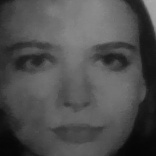
#> input picture DataSet/User.0.15.jpg, 156 x 156 px, found by its file name; its folder holds only this picture in this run
$ python trainner.py
#> lines starting #> are read from the running program, lines starting #| are printed output that depends on the picture
import cv2
import numpy as np
import os

# Загрузите каскадный классификатор для обнаружения лиц
face_classifier = cv2.CascadeClassifier('haarcascade_frontalface_default.xml')

# Укажите путь к папке, где хранятся изображения
data_path = 'DataSet'

# Создайте два списка для хранения данных для обучения и связанных с ними меток
training_data, labels = [], []

# Перебирайте файлы в папке и находите изображения лиц с соответствующими метками
for filename in os.listdir(data_path):
    if filename.startswith('.'):
        print('Пропуск системного файла')  # Пропустить системные файлы
        continue

    file_parts = filename.split('.')  # Разделите имя файла на части
    if len(file_parts) != 4 or file_parts[0] != 'User':
        continue  # Ожидается имя файла в формате "User.ID.NUM.jpg"

    f_id = file_parts[1]  # Извлекаем метку пользователя из имени файла
    img_path = os.path.join(data_path, filename)  # Создаем путь к изображению
    print('img_path:', img_path)
    print('f_id:', f_id)

    test_img = cv2.imread(img_path)  # Загрузка/чтение каждого изображения
#> test_img is the input picture: shape (156, 156, 3); min 5, max 171, mean 78.6

    # Проверьте, загрузилось ли изображение правильно
    if test_img is None:
        print('Изображение не загрузено должным образом!!!')
        continue

    test_gray = cv2.cvtColor(test_img, cv2.COLOR_BGR2GRAY)
    print('test_gray:', test_gray)
#> (printed output is left out)

    # Обнаруживаем лицо на изображении
    faces = face_classifier.detectMultiScale(test_gray, scaleFactor=1.3, minNeighbors=5)
#> faces = [[11, 8, 134, 134]]

    if len(faces) != 1:
        continue  # Поскольку предполагается, что на входной модуль будет передано только одно лицо

    for (x, y, w, h) in faces:
        roi_gray = test_gray[y:y + h, x:x + w]  # Вырезаем область интереса - лицо
#> this loop made 1 pass
#> pass 1, `roi_gray = test_gray[y:y + h, x:x + w]`:
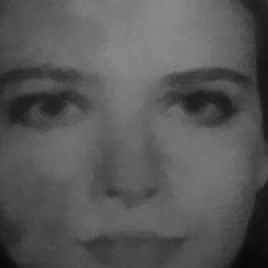
#> roi_gray: shape (134, 134) (shown 2 times larger); min 8, max 138, mean 87.1

    roi_gray = cv2.resize(roi_gray, (500, 500))  # Изменяем размер вырезанной области
#> roi_gray: shape (500, 500)

    # Подготовка данных для обучения
    training_data.append(roi_gray)  # Добавляем область лица в обучающие данные
    labels.append(int(f_id))  # Добавляем связанные с обнаруженными лицами метки

# Создаем модель для распознавания лиц с использованием LBPH

model = cv2.face.LBPHFaceRecognizer.create()

# Обучаем модель на данных
model.train(training_data, np.array(labels))

# Сохраняем обученную модель
model.save('Training_data.yml')

print('Обучение модели завершено!!!')

$ run again, on DataSet/User.0.30.jpg
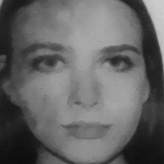
#> input picture DataSet/User.0.30.jpg, 164 x 164 px, found by its file name
#> test_img is the input picture: shape (164, 164, 3); min 10, max 206, mean 100.5
#> (printed output is left out)
#> faces = [[10, 8, 145, 145]]
#> the loop `for (x, y, w, h) in faces:` made 1 pass
#> pass 1, `roi_gray = test_gray[y:y + h, x:x + w]`:
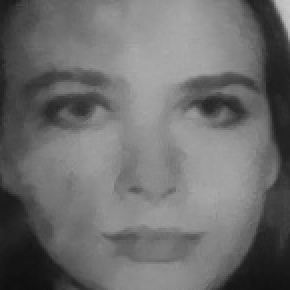
#> roi_gray: shape (145, 145) (shown 2 times larger); min 15, max 200, mean 109.2
